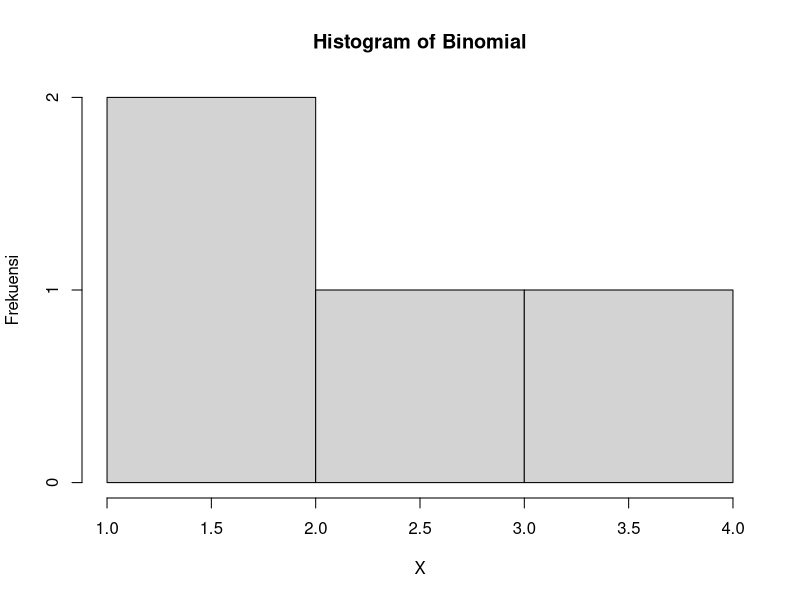

Here is the R script that generated this plot:
# Nama : Benedictus Bimo C W
# NRP : 5025201097
# Kelas : Probstat F

#2  A
n <- 20
p <- 0.2
x <- 4
p1 <- dbinom(x, n, p, log = FALSE)
p1

#2  B
hist(rbinom(x, n, p), xlab = "X", ylab = "Frekuensi", main = "Histogram of Binomial")

#2  C
rataRata <- n * p
rataRata

varian <- n * p * (1 - p)
varian